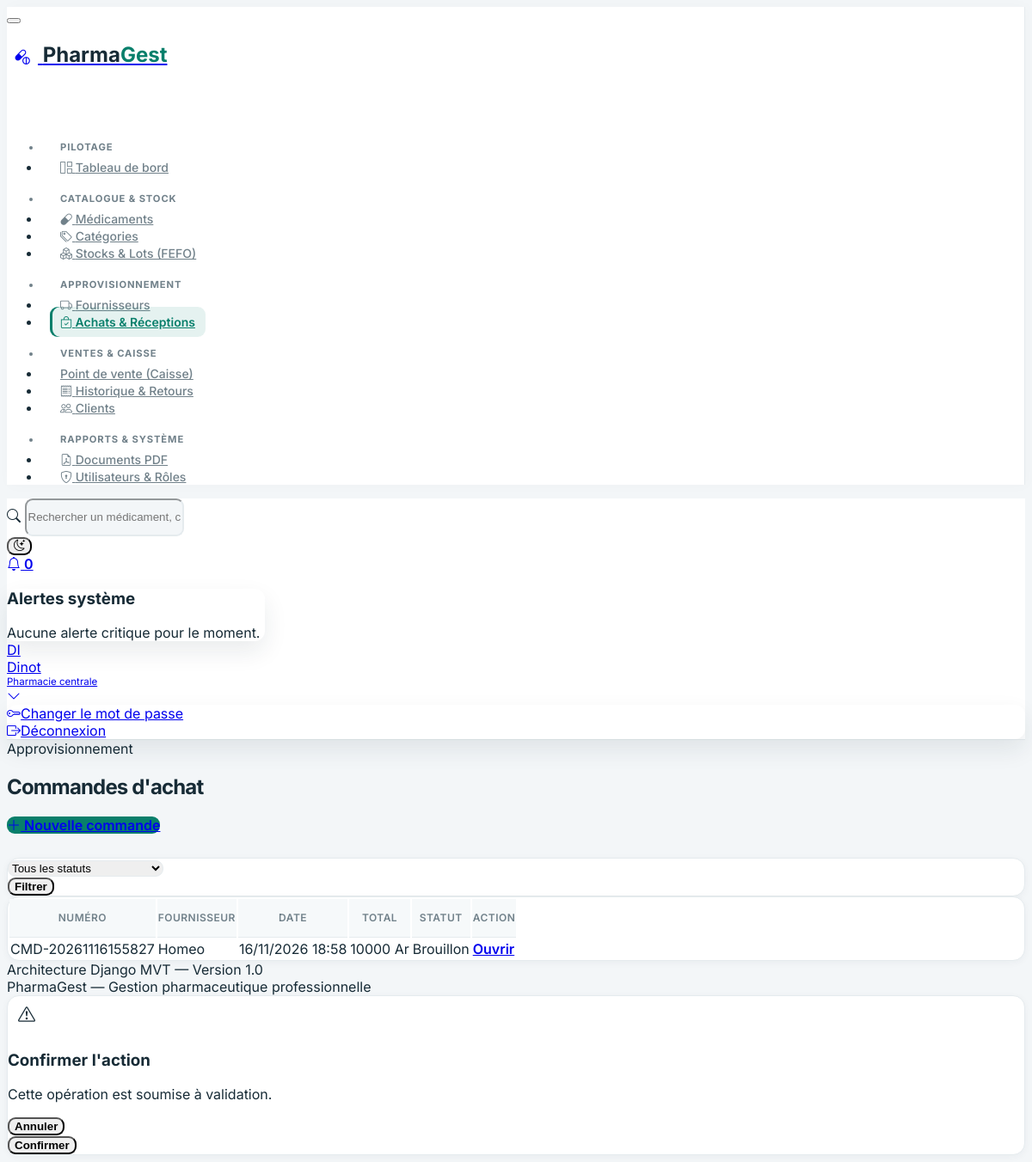
The page /achats/ (signed in) on the database its author committed.
### utilisateurs/models.py (models this page shows, shortened)
class Utilisateur(AbstractUser):
    ROLE_ADMIN = 'ADMIN'
    ROLE_PHARMACIEN = 'PHARMACIEN'
    ROLE_GESTIONNAIRE_STOCK = 'GESTIONNAIRE_STOCK'
    ROLE_CAISSIER = 'CAISSIER'
    ROLE_RESPONSABLE_GESTION = 'RESPONSABLE_GESTION'
    ROLE_CHOICES = [
        (ROLE_ADMIN, 'Administrateur'),
        (ROLE_PHARMACIEN, 'Pharmacien responsable'),
        (ROLE_GESTIONNAIRE_STOCK, 'Gestionnaire de stock'),
        (ROLE_CAISSIER, 'Caissier'),
        (ROLE_RESPONSABLE_GESTION, 'Responsable de gestion'),
    ]
    role = models.CharField(
        max_length=30,
        choices=ROLE_CHOICES,
        default=ROLE_CAISSIER,
        verbose_name='Rôle principal',
    )
    telephone = models.CharField(max_length=20, blank=True, verbose_name='Téléphone')
    class Meta:
        verbose_name = 'Utilisateur'
        verbose_name_plural = 'Utilisateurs'
        ordering = ['username']

### achats/models.py (models this page shows, shortened)
class CommandeAchat(models.Model):
    STATUT_BROUILLON = 'BROUILLON'
    STATUT_COMMANDEE = 'COMMANDEE'
    STATUT_PARTIELLE = 'PARTIELLE'
    STATUT_RECUE = 'RECUE'
    STATUT_ANNULEE = 'ANNULEE'
    STATUT_CHOICES = [
        (STATUT_BROUILLON, 'Brouillon'),
        (STATUT_COMMANDEE, 'Commandée'),
        (STATUT_PARTIELLE, 'Partiellement réceptionnée'),
        (STATUT_RECUE, 'Entièrement réceptionnée'),
        (STATUT_ANNULEE, 'Annulée'),
    ]
    numero = models.CharField(max_length=50, unique=True, verbose_name='Numéro de commande')
    fournisseur = models.ForeignKey(
        'fournisseurs.Fournisseur',
        on_delete=models.PROTECT,
        related_name='commandes',
        verbose_name='Fournisseur',
    )
    utilisateur = models.ForeignKey(
        settings.AUTH_USER_MODEL,
        on_delete=models.PROTECT,
        related_name='commandes_achat',
        verbose_name='Créée par',
    )
    date_commande = models.DateTimeField(auto_now_add=True, verbose_name='Date de commande')
    statut = models.CharField(
        max_length=20,
        choices=STATUT_CHOICES,
        default=STATUT_BROUILLON,
        verbose_name='Statut',
    )
    montant_total = models.DecimalField(
        max_digits=14,
        decimal_places=2,
        default=Decimal('0.00'),
        verbose_name='Montant total',
    )
    notes = models.TextField(blank=True, verbose_name='Notes')
    class Meta:
        verbose_name = "Commande d'achat"
        verbose_name_plural = "Commandes d'achat"
        ordering = ['-date_commande']

### fournisseurs/models.py (models this page shows, shortened)
class Fournisseur(models.Model):
    raison_sociale = models.CharField(max_length=180, verbose_name='Raison sociale')
    adresse = models.TextField(blank=True, verbose_name='Adresse')
    telephone = models.CharField(max_length=30, verbose_name='Téléphone')
    email = models.EmailField(blank=True, verbose_name='Adresse e-mail')
    numero_fiscal = models.CharField(
        max_length=80,
        blank=True,
        verbose_name='Numéro fiscal (NIF / STAT)',
    )
    contact_principal = models.CharField(max_length=120, blank=True, verbose_name='Contact principal')
    actif = models.BooleanField(default=True, verbose_name='Actif')
    date_creation = models.DateTimeField(auto_now_add=True, verbose_name='Date de création')
    class Meta:
        verbose_name = 'Fournisseur'
        verbose_name_plural = 'Fournisseurs'
        ordering = ['raison_sociale']

### achats/views.py (the view)
# urls.py: path('', views.achat_list, name='achat_list'),
@login_required
@permission_required('achats.view_commandeachat', raise_exception=True)
def achat_list(request):
    statut = request.GET.get('statut', '').strip()
    commandes = CommandeAchat.objects.select_related('fournisseur', 'utilisateur').all()
    if statut:
        commandes = commandes.filter(statut=statut)
    paginator = Paginator(commandes, 12)
    page_obj = paginator.get_page(request.GET.get('page'))
    return render(request, 'achats/liste.html', {
        'page_obj': page_obj,
        'statut': statut,
        'statuts': CommandeAchat.STATUT_CHOICES,
    })

### templates/achats/liste.html (shortened to what this page needs)
{% extends 'base.html' %}
{% block page_pretitle %}Approvisionnement{% endblock %}
{% block page_title %}Commandes d'achat{% endblock %}
{% block page_actions %}
<a href="{% url 'achats:achat_create' %}" class="btn btn-primary d-inline-flex align-items-center gap-2">
    <i class="bi bi-plus-lg"></i> Nouvelle commande
</a>
{% endblock %}
{% block content %}
<div class="card pg-card mb-3">
    <div class="card-body py-3">
        <form method="get" class="row g-2 align-items-center">
            <div class="col-md-4">
                <select name="statut" class="form-select">
                    <option value="">Tous les statuts</option>
                </select>
            </div>
            <div class="col-auto">
                <button type="submit" class="btn btn-outline-primary">Filtrer</button>
            </div>
        </form>
    </div>
</div>
<div class="card pg-card">
    <div class="table-responsive">
        <table class="table table-vcenter card-table pg-table">
            <thead>
                <tr><th>Numéro</th><th>Fournisseur</th><th>Date</th><th>Total</th><th>Statut</th><th class="text-end">Action</th></tr>
            </thead>
            <tbody>
                {% for cmd in page_obj %}
                <tr>
                    <td class="fw-semibold">{{ cmd.numero }}</td>
                    <td>{{ cmd.fournisseur.raison_sociale }}</td>
                    <td>{{ cmd.date_commande|date:"d/m/Y H:i" }}</td>
                    <td class="fw-bold">{{ cmd.montant_total|floatformat:0 }} Ar</td>
                    <td><span class="badge bg-primary-lt text-primary">{{ cmd.get_statut_display }}</span></td>
                    <td class="text-end">
                        <a href="{% url 'achats:achat_detail' cmd.pk %}" class="btn btn-sm btn-outline-primary">Ouvrir</a>
                    </td>
                </tr>
                {% empty %}
                <tr><td colspan="6" class="text-center py-5 text-secondary">Aucune commande d'achat.</td></tr>
                {% endfor %}
            </tbody>
        </table>
    </div>
</div>
{% endblock %}

### templates/includes/navbar.html (shortened to what this page needs)
<header class="navbar navbar-expand-md d-none d-lg-flex d-print-none pg-navbar sticky-top">
    <div class="container-xl">
        <div class="navbar-nav flex-row align-items-center w-100">
            <form action="{% url 'medicaments:medicament_list' %}" method="get" class="d-flex flex-grow-1 me-4" style="max-width: 420px;">
                <div class="input-icon w-100">
                    <span class="input-icon-addon"><i class="bi bi-search"></i></span>
                    <input type="text" name="q" class="form-control form-control-sm" placeholder="Rechercher un médicament, code-barres, lot...">
                </div>
            </form>
            <div class="ms-auto d-flex align-items-center gap-2">
                <button type="button" id="pg-theme-toggle" class="btn btn-icon btn-ghost-secondary" title="Changer de thème">
                    <i id="pg-theme-icon" class="bi bi-moon-stars"></i>
                </button>
                <div class="nav-item dropdown">
                    <a href="#" class="btn btn-icon btn-ghost-secondary position-relative" data-bs-toggle="dropdown" aria-label="Notifications">
                        <i class="bi bi-bell"></i>
                        <span class="badge bg-danger badge-pill badge-notification">0</span>
                    </a>
                    <div class="dropdown-menu dropdown-menu-end dropdown-menu-card" style="width: 300px;">
                        <div class="card border-0">
                            <div class="card-header py-2">
                                <h3 class="card-title fs-5">Alertes système</h3>
                            </div>
                            <div class="card-body py-3 text-center text-secondary small">
                                Aucune alerte critique pour le moment.
                            </div>
                        </div>
                    </div>
                </div>
                <div class="nav-item dropdown ps-2">
                    <a href="#" class="nav-link d-flex lh-1 text-reset p-0 align-items-center gap-2" data-bs-toggle="dropdown">
                        <span class="avatar avatar-sm rounded-circle bg-primary-lt text-primary fw-bold">
                            {% if request.user.is_authenticated %}
                                {{ request.user.username|slice:":2"|upper }}
                            {% else %}
                                PG
                            {% endif %}
                        </span>
                        <div class="d-none d-xl-block">
                            <div class="fw-semibold small">
                                {% if request.user.is_authenticated %}{{ request.user.username }}{% else %}Session invité{% endif %}
                            </div>
                            <div class="text-muted" style="font-size: 0.72rem;">Pharmacie centrale</div>
                        </div>
                        <i class="bi bi-chevron-down small text-muted"></i>
                    </a>
                    <div class="dropdown-menu dropdown-menu-end dropdown-menu-arrow">
                        <a href="{% url 'password_change' %}" class="dropdown-item"><i class="bi bi-key me-2"></i>Changer le mot de passe</a>
                        <a href="{% url 'logout' %}" class="dropdown-item text-danger"><i class="bi bi-box-arrow-right me-2"></i>Déconnexion</a>
                    </div>
                </div>
            </div>
        </div>
    </div>
</header>

### static/css/pharmagest.css (style rules this page uses)
:root, [data-bs-theme="light"] { --pg-primary: #087f6b; --pg-primary-hover: #066653; --pg-primary-soft: rgba(8, 127, 107, 0.10); --pg-bg-body: #f3f6f8; --pg-bg-surface: #ffffff; --pg-bg-sidebar: #ffffff; --pg-border: #e5ebee; --pg-text-main: #172b36; --pg-text-muted: #71818a; --pg-shadow-sm: 0 2px 8px rgba(24, 48, 58, 0.045); --pg-shadow-md: 0 12px 28px rgba(24, 48, 58, 0.09); --tblr-primary: #087f6b; --tblr-primary-rgb: 8, 127, 107; --tblr-font-sans-serif: 'Inter', -apple-system, BlinkMacSystemFont, 'Segoe UI', Roboto, sans-serif; }
body { font-family: 'Inter', -apple-system, BlinkMacSystemFont, 'Segoe UI', Roboto, sans-serif; background-color: var(--pg-bg-body); color: var(--pg-text-main); transition: background-color 0.2s ease, color 0.2s ease; }
.pg-navbar { background-color: var(--pg-bg-surface); border-bottom: 1px solid var(--pg-border); backdrop-filter: blur(8px); }
.pg-card { background-color: var(--pg-bg-surface); border: 1px solid var(--pg-border); border-radius: 12px; box-shadow: var(--pg-shadow-sm); transition: transform 0.18s ease, box-shadow 0.18s ease; }
.btn-primary { background-color: var(--pg-primary); border-color: var(--pg-primary); }
.pg-table thead th { font-size: 0.75rem; font-weight: 600; text-transform: uppercase; letter-spacing: 0.04em; color: var(--pg-text-muted); border-bottom: 1px solid var(--pg-border); background-color: transparent; }
.pg-table tbody tr { transition: background-color 0.14s ease; }
body { background: var(--pg-bg-body); color: var(--pg-text-main); }
.pg-navbar { min-height: 68px; background-color: color-mix(in srgb, var(--pg-bg-surface) 94%, transparent); border-color: var(--pg-border); backdrop-filter: blur(14px); }
.pg-navbar .form-control { min-height: 38px; border-color: var(--pg-border); border-radius: 9px; background: var(--pg-bg-body); }
.pg-card { border-color: var(--pg-border); border-radius: 14px; box-shadow: var(--pg-shadow-sm); }
.pg-table thead th { padding-top: 0.9rem; padding-bottom: 0.9rem; background: color-mix(in srgb, var(--pg-bg-body) 72%, var(--pg-bg-surface)); }
.pg-table tbody td { border-color: var(--pg-border); }
.form-control, .form-select, .input-group-text { border-color: var(--pg-border); border-radius: 9px; }
.btn { border-radius: 9px; font-weight: 600; }
.dropdown-menu { border-color: var(--pg-border); border-radius: 12px; box-shadow: var(--pg-shadow-md); }

### rows shown on the page
Utilisateur: user.username "DI", user.username "Dinot"
CommandeAchat: numero "CMD-20261116155827", fournisseur.raison_sociale "Homeo", date_commande "16/11/2026 18:58", montant_total "10000", statut "Brouillon"
